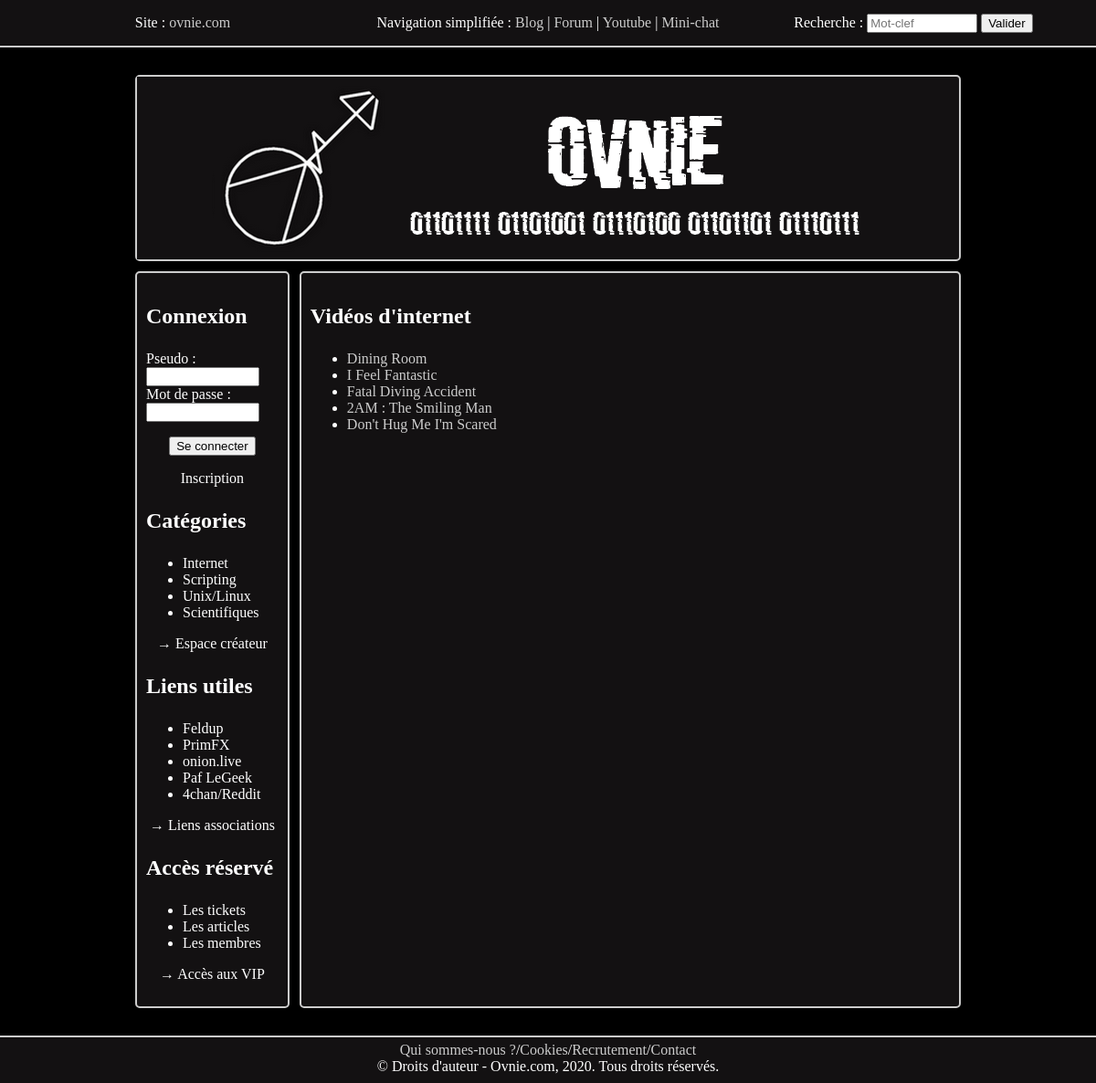
Screenshot of /categories.php?rubrique=1 with the database file from the repository.
### tables this page shows
CREATE TABLE IF NOT EXISTS `categories` (
  `id` int(11) NOT NULL AUTO_INCREMENT,
  `titre` varchar(255) NOT NULL,
  PRIMARY KEY (`id`)
);

CREATE TABLE IF NOT EXISTS `souscategories` (
  `id` int(11) NOT NULL AUTO_INCREMENT,
  `titre` varchar(255) NOT NULL,
  `parent` int(11) NOT NULL,
  PRIMARY KEY (`id`)
);

CREATE TABLE IF NOT EXISTS `articles` (
  `id` int(11) NOT NULL AUTO_INCREMENT,
  `titre` varchar(255) NOT NULL,
  `corps` longtext NOT NULL,
  `liaison` int(11) NOT NULL,
  PRIMARY KEY (`id`)
);

### categories.php (the view, shortened to what this page needs)
<!DOCTYPE html>
<html xmlns="http://www.w3.org/1999/xhtml" xml:lang="fr" lang="fr">
	<head>
		<link rel="stylesheet" href="ovnie.css" type="text/css" media="screen" />
	</head>
	<body>
		<?php require("./admin/base.php"); ?>
		<header>
			<?php require("./header.php"); ?>
		</header>
		<section class="banner">
			<?php require("./banner.php"); ?>
		</section>
		<section>
			<nav>
				<?php require("./menu.php"); ?>
			</nav>
			<article>
				<?php
				if(isset($_GET['rubrique']))
				{
					$nbcategorie = $bdd->query('SELECT COUNT(*) AS totalcategories FROM categories');
					$row = $nbcategorie->fetch(PDO::FETCH_ASSOC);
					$totalcategorie = $row['totalcategories'];
					if($_GET['rubrique'] >= 1 AND $_GET['rubrique'] <= $totalcategorie)
					{
						$req_souscategories = $bdd->query('SELECT * FROM souscategories WHERE parent="'.$_GET['rubrique'].'"');
						while ($recup_souscategories = $req_souscategories->fetch())
						{
				?>
						<h1><strong><?php echo htmlspecialchars($recup_souscategories['titre']); ?></strong></h1>
						<ul>
				<?php
							$req_articles = $bdd->query('SELECT id, titre FROM articles WHERE liaison="'.$recup_souscategories['id'].'"');
							while ($recup_articles = $req_articles->fetch())
							{
				?>
							<li><a href="./articles.php?redaction=<?php echo $recup_articles['id']; ?>"><?php echo htmlspecialchars($recup_articles['titre']); ?></a></li>
				<?php
							}
				?>
						</ul>
				<?php
						}
					}
					else
					{
						echo '<p class="textCenter"><span class="erreur">Erreur, cette rubrique n\'existe pas ! Veuillez contacter l\'administrateur du site.</span></p>';
					}
				}
				else
				{
					echo '<p class="textCenter"><span class="erreur">Erreur, aucune rubrique n\'est indiquée ! Veuillez contacter l\'administrateur du site.</span></p>';
				}
				?>
			</article>
		</section>
		<footer>
			<?php require("./footer.php"); ?>
		</footer>
	</body>
</html>

### menu.php (shortened to what this page needs)
<?php
if(isset($_SESSION['id']) AND isset($_SESSION['pseudo']) AND isset($_SESSION['mail'])){
	echo '<p class="textCenter">Bienvenue : ' . $_SESSION['pseudo'] . '</p>';
	echo '<p class="textCenter"><a href="./profil.php">Profil</a>/<a href="./deconnexion.php">Déconnexion</a></p>';
}
else{
?>
	<h1><strong>Connexion</strong></h1>
	<form method="post">
	<label for="pseudo_co">Pseudo</label> : <br><input class="connect" type="text" name="pseudo_co" id="pseudo_co" />
	<br><label for="lemotdepasse_co">Mot de passe</label> : <br><input class="connect" type="password" name="lemotdepasse_co" id="lemotdepasse_co" />
	<p class="textCenter"><input type="submit" name="formconnect" value="Se connecter"><p>
	</form>
	<p class="textCenter"><a href="./inscription.php">Inscription</a></p>
<?php
}
?>
<h1><strong>Catégories</strong></h1>
<ul>
<?php
$req_categories = $bdd->query('SELECT * FROM categories ORDER BY id ASC');
while ($recup_categories = $req_categories->fetch())
{
?>
	<li><a href="./categories.php?rubrique=<?php echo $recup_categories['id']; ?>" title="Ovnie - <?php echo htmlspecialchars($recup_categories['titre']); ?>" ><?php echo htmlspecialchars($recup_categories['titre']); ?></a></li>
<?php
}
?>
</ul>
<p class="textCenter"><a href="./cv/reports/index.html">&#x2192; Espace créateur</a></p>
<h1><strong>Liens utiles</strong></h1>
<ul>
	<li><a href="https://www.youtube.com/channel/UCQVaKQcp4OxSg1eC6SF3NTw" title="Feldup" >Feldup</a></li>
	<li><a href="https://www.primfx.com/" title="PrimFX" >PrimFX</a></li>
	<li><a href="https://onion.live/" title="Ovnie - GNU/Linux" >onion.live</a></li>
	<li><a href="https://www.youtube.com/channel/UCCSHWqosFfYJY5v2WqbTLhg" title="Paf LeGeek" >Paf LeGeek</a></li>
	<li><a href="https://www.4chan.org/" title="4chan" >4chan</a>/<a href="https://www.reddit.com/" title="Reddit" >Reddit</a></li>
</ul>
<p class="textCenter"><a href="./share.php">&#x2192; Liens associations</a></p>
<h1><strong>Accès réservé</strong></h1>
<ul>
	<li><a href="./admin/message.php" title="Ovnie - News" >Les tickets</a></li>
	<li><a href="./admin/layout.php" title="Ovnie - Articles" >Les articles</a></li>
	<li><a href="./admin/membres.php" title="Ovnie - Membres" >Les membres</a></li>
</ul>
<p class="textCenter"><a href="./notauthorized.php">&#x2192; Accès aux VIP</a></p>

### ovnie.css (style rules this page uses)
body { color: #ffffff; font-size: 16px; font-family: "Times New Roman", sans-serif; margin: 0; background-color: #000000; }
a:link { color: #CCCCCC; text-decoration: none; }
nav a:link, nav a:visited, nav a:hover, nav a:active { color: #ffffff; text-decoration: none; }
.connect { width: 80%; }
.textCenter { text-align: center; }
h1 { font-size: 24px; }
header { height: 50px; margin: 0px 0px 30px 0px; border: solid; border-color: #CCCCCC; border-width: 0px 0px 2px 0px; background-color: #131112; display: flex; justify-content: flex-start; }
.banner { width: 900px; height: 200px; text-align: center; margin-right: auto; margin-left: auto; margin-top: 15px; margin-bottom: 11px; border: 2px solid #CCCCCC; border-radius: 5px; background-color: #131112; }
section { width: 904px; margin: auto; display: flex; }
nav { width: 150px; text-align: left; word-wrap: break-word; padding: 10px; margin-right: 11px; border: 2px solid #CCCCCC; border-radius: 5px; background-color: #131112; }
article { width: 725px; word-wrap: break-word; padding: 10px; border: 2px solid #CCCCCC; border-radius: 5px; background-color: #131112; }
footer { height: 40px; text-align: center; padding-top: 5px; padding-bottom: 5px; margin: 30px 0px 0px 0px; border: solid; border-color: #CCCCCC; border-width: 2px 0px 0px 0px; background-color: #131112; }

### rows the page displays
categories: titre "Internet"
categories: titre "Scripting"
categories: titre "Unix/Linux"
categories: titre "Scientifiques"
souscategories: titre "Vidéos d'internet"
articles: titre "Dining Room"
articles: titre "I Feel Fantastic"
articles: titre "Fatal Diving Accident"
articles: titre "2AM : The Smiling Man"
articles: titre "Don't Hug Me I'm Scared"
